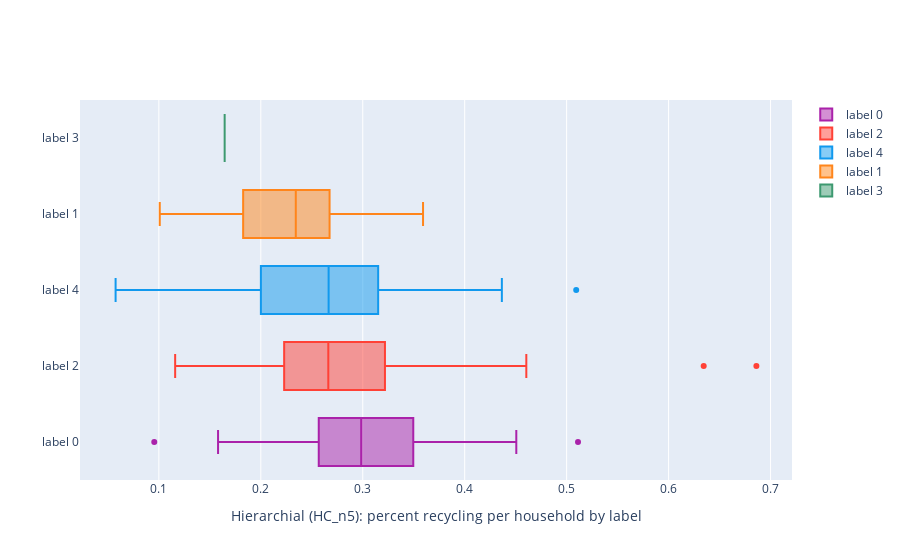

The notebook cell saved with this chart:
### Code cell
layout = Layout(
    boxgap=0.1,
    height = 600
)
fig = go.Figure(layout=layout)

fig.add_trace(go.Box(
    x=hc_n5_label0['%recycle/hh'],
    name='label 0',
    marker_color='#AA22AA'
))
fig.add_trace(go.Box(
    x=hc_n5_label2['%recycle/hh'],
    name='label 2',
    marker_color='#FF4136'
))
fig.add_trace(go.Box(
    x=hc_n5_label4['%recycle/hh'],
    name='label 4',
    marker_color='#1199ee'
))
fig.add_trace(go.Box(
    x=hc_n5_label1['%recycle/hh'],
    name='label 1',
    marker_color='#FF851B'
))
fig.add_trace(go.Box(
    x=hc_n5_label3['%recycle/hh'],
    name='label 3',
    marker_color='#3D9970'
))


fig.update_layout(
    xaxis=dict(title='Hierarchial (HC_n5): percent recycling per household by label', zeroline=False),
    boxmode='overlay'
)

fig.update_traces(orientation='h') # horizontal box plots

fig.show()
